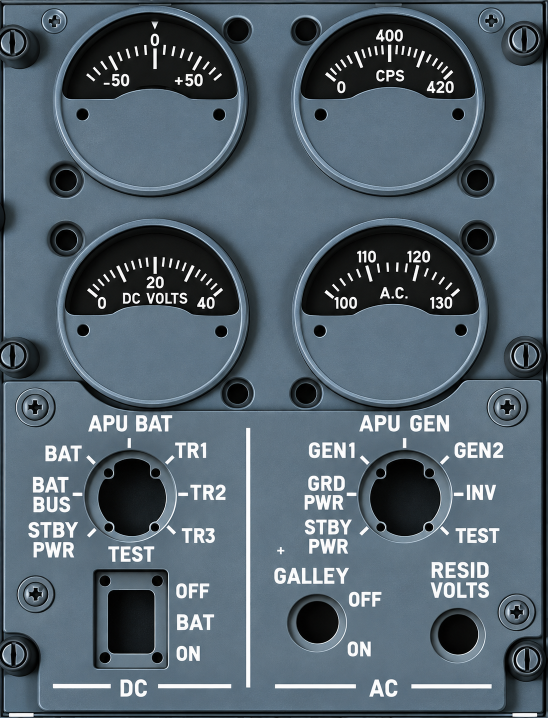
#> input picture panel-mosaic-lab/assets/locked/2026-10-23/OH10-ELEC-LOSSLESS-9a1ca4d6cfb2.png, 1095 x 1436 px (shown at 1/2 size)
$ python gauge-zero-tip-radial-scan.py
#> lines starting #> are read from the running program, lines starting #| are printed output that depends on the picture
#!/usr/bin/env python3
"""Native-source radial distance of first tick stroke, independently per gauge.
Read only. It detects bright segments along each photographic scale bearing.
Outputs candidate inner/outer boundaries; no changes to original image.
"""
import json,math
from pathlib import Path
from PIL import Image
root=Path(__file__).resolve().parents[1]
image_files={
 'OH10':'panel-mosaic-lab/assets/locked/2026-10-23/OH10-ELEC-LOSSLESS-9a1ca4d6cfb2.png',
 'OH11':'panel-mosaic-lab/assets/locked/2026-10-23/OH11-STANDBY-8b7d36ff3182.png',
 'OH12':'panel-mosaic-lab/assets/locked/2026-10-23/OH12-BUS-TRANS-09319c17e7d0.png',
 'OH19':'panel-mosaic-lab/assets/locked/2026-10-23/OH19-PRESS-DIFF-ALT-HORN-d6719ce57cef.png',
 'OH20':'panel-mosaic-lab/assets/locked/2026-10-23/OH20-AIR-CONDITIONING-0734da6a7726.png',
 'OH21':'panel-mosaic-lab/assets/locked/2026-10-23/OH21-BLEED-AIR-cc78219607a3.png',
 'ENGINE':'panel-mosaic-lab/assets/locked/2026-10-23/B737_Engine_Standby_Instruments_Blank.png',
}
profiles=[
 ("dcAmps","OH10",310,168,0,35,140),
 ("cps","OH10",715,190,-54,35,130),
 ("dcVolts","OH10",332,600,-87,40,140),
 ("driveOil1","OH11",266,1021,-46,45,140),
 ("driveOil2","OH11",781,1021,-46,45,140),
 ("acAmps1","OH12",210,265,-45,40,140),
 ("acAmps2","OH12",705,265,-45,40,140),
 ("apuAcAmps","OH12",724,1334,-47,40,140),
 ("cabinRate","OH19",520,950,-90,45,170),
 ("cabinTemp20","OH20",618,681,-90,50,180),
 ("ductPressureZero","OH21",544,439,-150,40,180),
 ("n2_1","ENGINE",535,900,-45,20,100),
 ("n2_2","ENGINE",724,900,-45,20,100),
]
im={k:Image.open(root/v).convert('RGB') for k,v in image_files.items()}
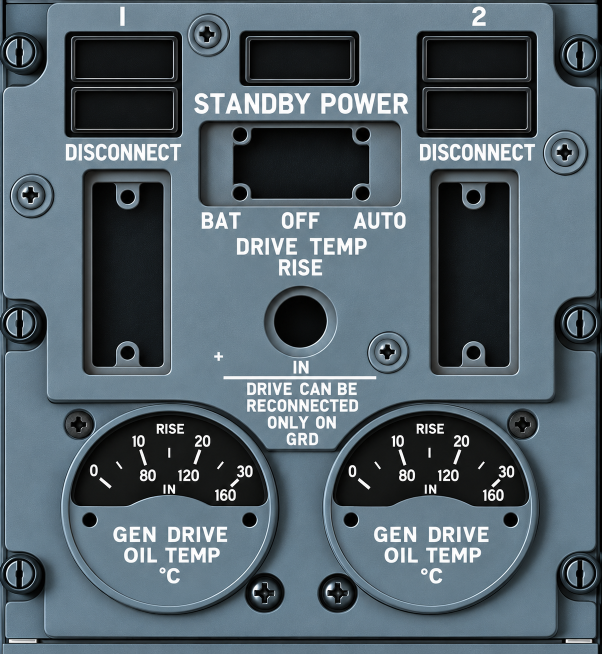
#> input picture panel-mosaic-lab/assets/locked/2026-10-23/OH11-STANDBY-8b7d36ff3182.png, 1203 x 1308 px (shown at 1/2 size)
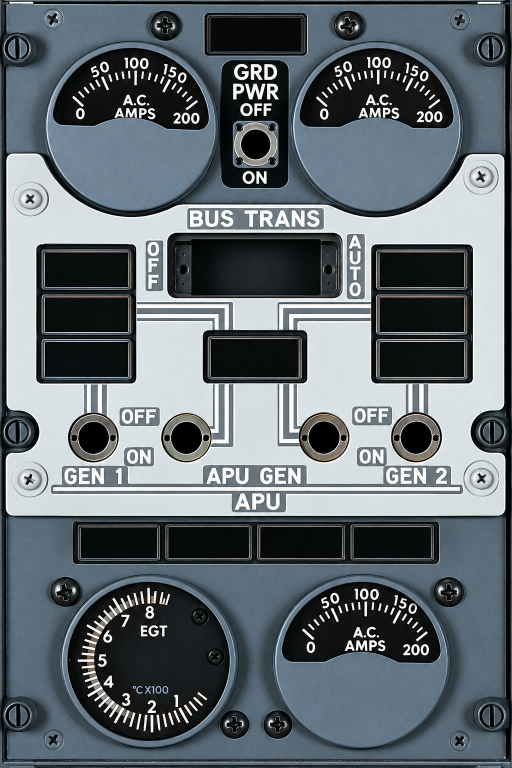
#> input picture panel-mosaic-lab/assets/locked/2026-10-23/OH12-BUS-TRANS-09319c17e7d0.png, 1024 x 1536 px (shown at 1/2 size)
#> (the run stopped early here; a loop or call above may not have finished)
